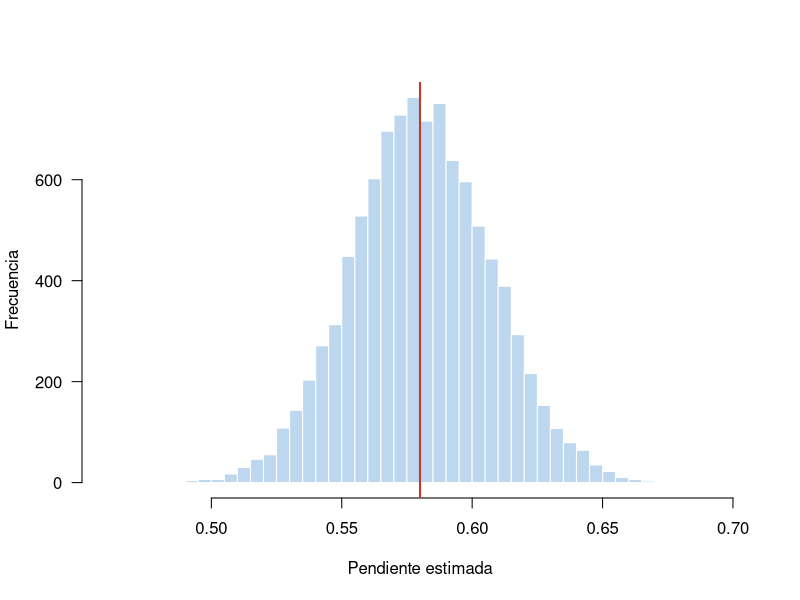
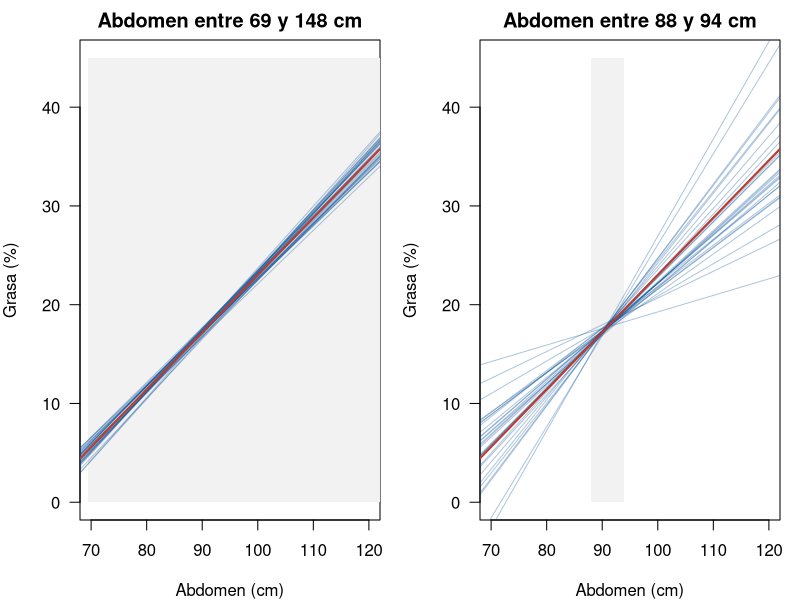
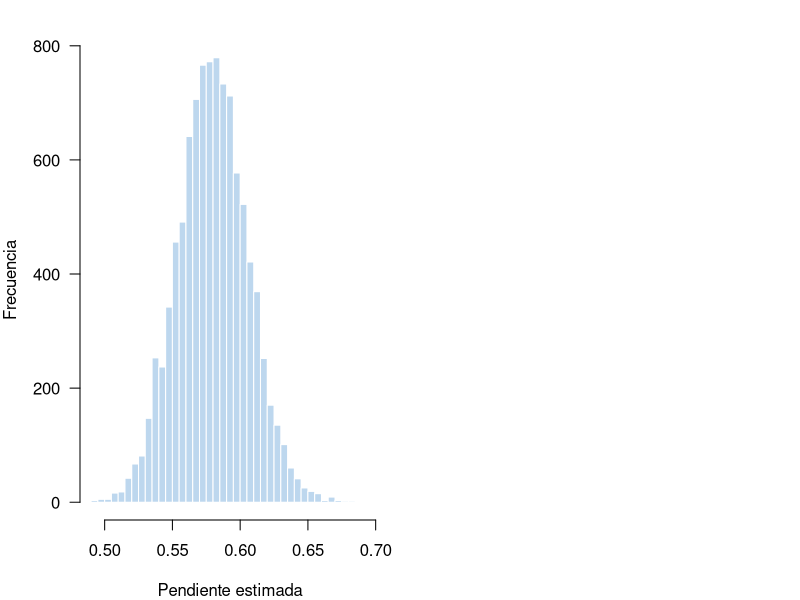

Write R code to recreate these figures, in order.
## ---- chunk 1
knitr::opts_chunk$set(echo = TRUE, message = FALSE, warning = FALSE, comment = NA, collapse = FALSE)
options(scipen = 999)
## ---- chunk 2
grasa <- read.csv("data/grasa.csv")
x <- grasa$abdomen
n <- length(x)
beta0 <- -35; beta1 <- 0.58; sigma <- 4.5

set.seed(2026)
estimaciones <- replicate(10000, {
  y <- beta0 + beta1 * x + rnorm(n, 0, sigma)
  coef(lm(y ~ x))
})
dim(estimaciones)
rowMeans(estimaciones)
## ---- chunk 3
hist(estimaciones[2, ], breaks = 40, col = "#BDD7EE", border = "white", las = 1,
     main = "", xlab = "Pendiente estimada", ylab = "Frecuencia", xlim = c(0.46, 0.70))
abline(v = beta1, col = "#C0392B", lwd = 2)
## ---- chunk 4
Sxx <- sum((x - mean(x))^2)
c(teorico = sqrt(sigma^2 / Sxx), simulado = sd(estimaciones[2, ]))
## ---- chunk 5
modelo <- lm(grasa ~ abdomen, data = grasa)
sqrt(sigma(modelo)^2 / Sxx)
summary(modelo)$coefficients[, "Std. Error"]
## ---- chunk 6
set.seed(2026)
x_angosto <- runif(n, 88, 94)
pend_angosto <- replicate(10000, {
  y <- beta0 + beta1 * x_angosto + rnorm(n, 0, sigma)
  coef(lm(y ~ x_angosto))[2]
})
c(rango_completo = sd(estimaciones[2, ]), rango_angosto = sd(pend_angosto))
## ---- chunk 7
set.seed(2026)
par(mfrow = c(1, 2), mar = c(4, 4, 2, 1))
for (caso in 1:2) {
  xs <- if (caso == 1) x else x_angosto
  plot(NULL, xlim = c(70, 120), ylim = c(0, 45), las = 1,
       xlab = "Abdomen (cm)", ylab = "Grasa (%)",
       main = ifelse(caso == 1, "Abdomen entre 69 y 148 cm", "Abdomen entre 88 y 94 cm"))
  rect(min(xs), 0, max(xs), 45, col = "#F2F2F2", border = NA)
  for (k in 1:30) {
    y <- beta0 + beta1 * xs + rnorm(n, 0, sigma)
    abline(lm(y ~ xs), col = "#034A9450")
  }
  abline(beta0, beta1, col = "#C0392B", lwd = 2)
}
## ---- chunk 8
set.seed(2026)
pend_ruido <- replicate(10000, {
  y <- beta0 + beta1 * x + rnorm(n, 0, 9)
  coef(lm(y ~ x))[2]
})
c(media = mean(pend_ruido), desv_est = sd(pend_ruido))
## ---- chunk 9
set.seed(2026)
pend_exp <- replicate(10000, {
  y <- beta0 + beta1 * x + rexp(n, 1 / 4.5) - 4.5
  coef(lm(y ~ x))[2]
})
mean(pend_exp)
hist(pend_exp, breaks = 40, col = "#BDD7EE", border = "white", las = 1,
     main = "", xlab = "Pendiente estimada", ylab = "Frecuencia")
## ---- chunk 10
sqrt(sigma(modelo)^2 * (1 / n + mean(x)^2 / Sxx))
summary(modelo)$coefficients[1, "Std. Error"]
